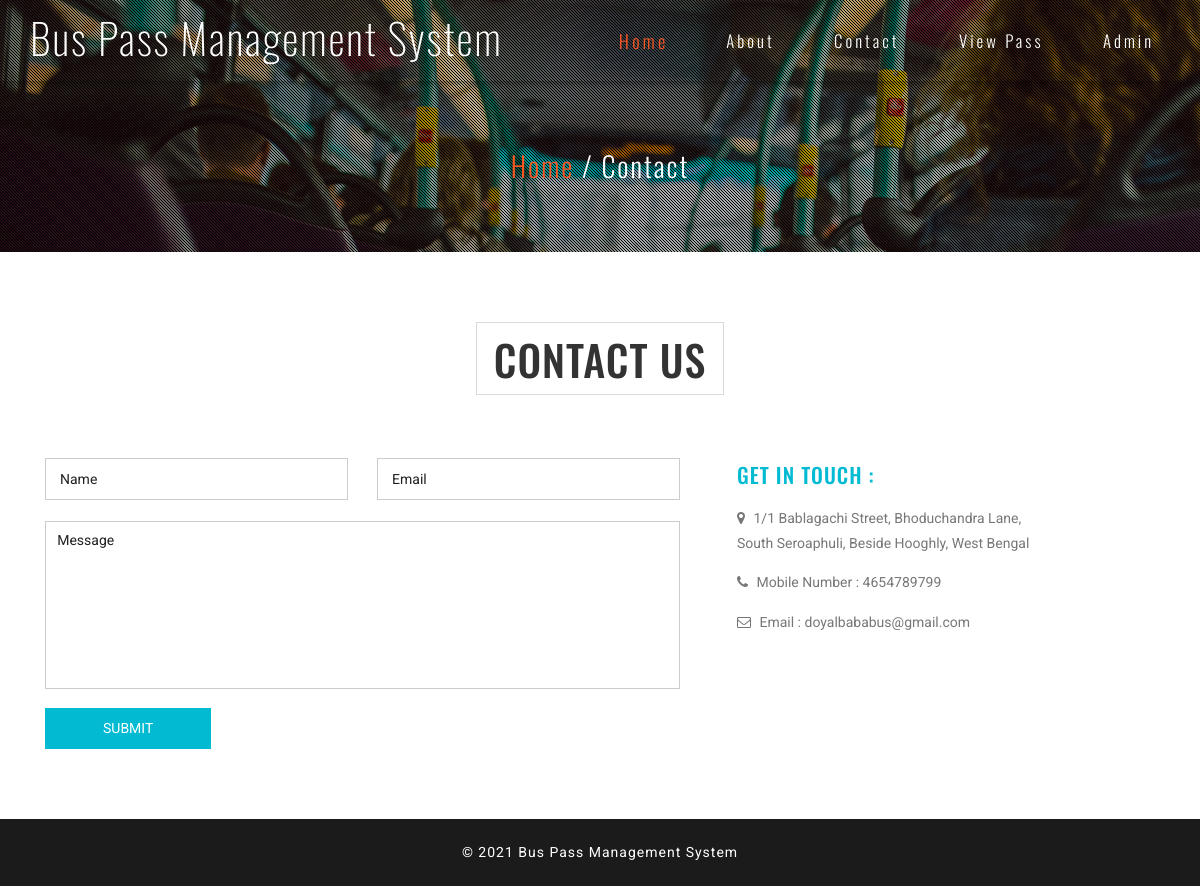
The page /contact.php on the database its author committed.
### tables this page shows
CREATE TABLE `tblpage` (
  `ID` int(10) NOT NULL,
  `PageType` varchar(200) DEFAULT NULL,
  `PageTitle` varchar(200) DEFAULT NULL,
  `PageDescription` mediumtext DEFAULT NULL,
  `Email` varchar(200) DEFAULT NULL,
  `MobileNumber` bigint(10) DEFAULT NULL,
  `UpdationDate` timestamp NOT NULL DEFAULT current_timestamp() ON UPDATE current_timestamp()
);

### contact.php (the view, shortened to what this page needs)
<?php
include('includes/dbconnection.php');
?>
<!DOCTYPE html>
<html lang="en">
<head>
<link href="css/bootstrap.css" type="text/css" rel="stylesheet" media="all">
<link href="css/style.css" type="text/css" rel="stylesheet" media="all">
<link href="css/font-awesome.css" rel="stylesheet">
</head>
<body>
	<div class="agileits-banner">
		<div class="bnr-agileinfo">
			<?php include_once('includes/header.php');?>
			<div class="banner-text agileinfo about-bnrtext">
				<div class="container">
					<h2><a href="index.php">Home</a> / Contact</h2>
				</div>
			</div>
		</div>
	</div>
	<div class="contact agileits">
		<div class="container">
			<div class="agileits-title">
				<h3>Contact Us</h3>
			</div>
			<div class="contact-agileinfo">
				<div class="col-md-7 contact-form wthree">
					<form action="#" method="post">
						<input type="text" name="name" placeholder="Name" required="">
						<input class="email" type="email" name="email" placeholder="Email" required="">
						<textarea placeholder="Message" name="message" required=""></textarea>
						<input type="submit" name="submit" value="SUBMIT">
					</form>
				</div>
				<div class="col-md-4 contact-right wthree">
					<div class="contact-text w3-agileits">
						<h4>GET IN TOUCH :</h4>
						<?php
$sql="SELECT * from tblpage where PageType='contactus'";
$query = $dbh -> prepare($sql);
$query->execute();
$results=$query->fetchAll(PDO::FETCH_OBJ);
$cnt=1;
if($query->rowCount() > 0)
{
foreach($results as $row)
{               ?>
						<p><i class="fa fa-map-marker"></i> <?php  echo htmlentities($row->PageDescription);?> </p>
						<p><i class="fa fa-phone"></i> Mobile Number : <?php  echo htmlentities($row->MobileNumber);?></p>
						<p><i class="fa fa-envelope-o"></i> Email : <?php  echo htmlentities($row->Email);?></p> <?php $cnt=$cnt+1;}} ?>
					</div>
				</div>
				<div class="clearfix"> </div>
			</div>
		</div>
	</div>
<?php include_once('includes/footer.php');?>
</body>
</html>

### css/style.css (style rules this page uses)
body { margin:0; font-family: 'Roboto', sans-serif; background: #fff; }
body a { transition: 0.5s all; -webkit-transition: 0.5s all; -moz-transition: 0.5s all; -o-transition: 0.5s all; -ms-transition: 0.5s all; text-decoration:none; outline:none; }
h1,h2,h3,h4,h5,h6 { margin:0; font-family: 'Oswald', sans-serif; }
p { margin:0; }
.agileits-banner { background:url(../images/bg.jpg)no-repeat center 0px; -webkit-background-size:cover; -moz-background-size:cover; -o-background-size:cover; -ms-background-size:cover; background-size:cover; position: relative; }
.bnr-agileinfo { background: url(../images/overlay.png)rgba(0, 0, 0, 0.25) repeat 0px 0px; }
.banner-text { padding: 21em 0; }
.welcome,.services,.gallery,.team,.subscribe,.contact,.testimonials,.video,.codes { padding: 5em 0; }
.agileits-title { text-align: center; }
.agileits-title h3 { font-size: 3em; text-transform: uppercase; margin-bottom: 1.5em; display: inline-block; border: 1px solid #dadada; padding: .3em 0.4em; letter-spacing: 1px; color:#333; }
P { font-size: 1em; color: #777; line-height: 1.8em; }
.banner-text.agileinfo.about-bnrtext { padding: 5em 0; text-align: center; }
.banner-text.agileinfo.about-bnrtext h2 { font-size: 2em; color: #fff; font-weight: 300; letter-spacing: 2px; }
.banner-text.agileinfo.about-bnrtext h2 a { color: #FF5722; display: inline-block; -webkit-transition:.5s all; -moz-transition:.5s all; -o-transition:.5s all; -ms-transition:.5s all; transition:.5s all; }
.contact input[type="text"],.contact input[type="email"] { width: 47.7%; color: #999; float: left; background: none; outline: none; font-size: 1em; padding: .7em 1em; margin-bottom: 1.5em; border: solid 1px #ccc; -webkit-appearance: none; display: inline-block; }
.contact input.email { float: right; }
.contact textarea { resize: none; width: 100%; background: none; color: #999; font-size: 1em; outline: none; padding: .6em .8em; border: solid 1px #ccc; min-height: 12em; -webkit-appearance: none; }
.contact input[type="submit"] { outline: none; color: #fff; padding: 0.6em 4em; font-size: 1em; margin: 1em 0 0 0; -webkit-appearance: none; background: #02bbd2; border: 2px solid #02bbd2; -webkit-transition: 0.5s all; -moz-transition: 0.5s all; transition: 0.5s all; }
.contact-right h4 { font-size: 1.5em; color: #02bbd2; line-height: 1.6em; letter-spacing: 1px; }
.contact-right.wthree { padding-left: 3em; }
.contact-text p { margin-top: 1em; text-align: left; }
.contact-text p i.fa { margin-right: 5px; }
@media (max-width:1280px) { .banner-text { padding: 16em 0; } }

### rows shown on the page
tblpage: PageDescription "1/1 Bablagachi Street, Bhoduchandra Lane, South Seroaphuli, Beside Hooghly, West Bengal", MobileNumber "4654789799", Email "doyalbababus@gmail.com"
